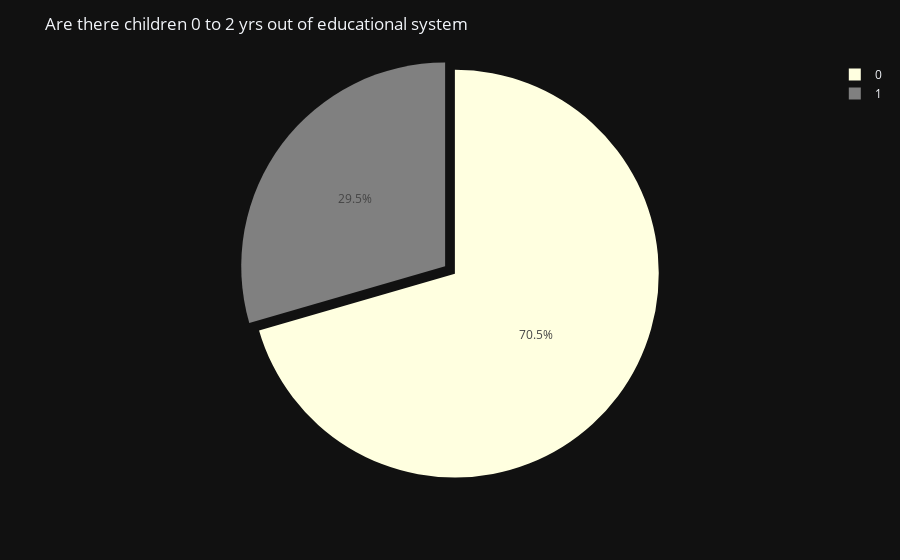
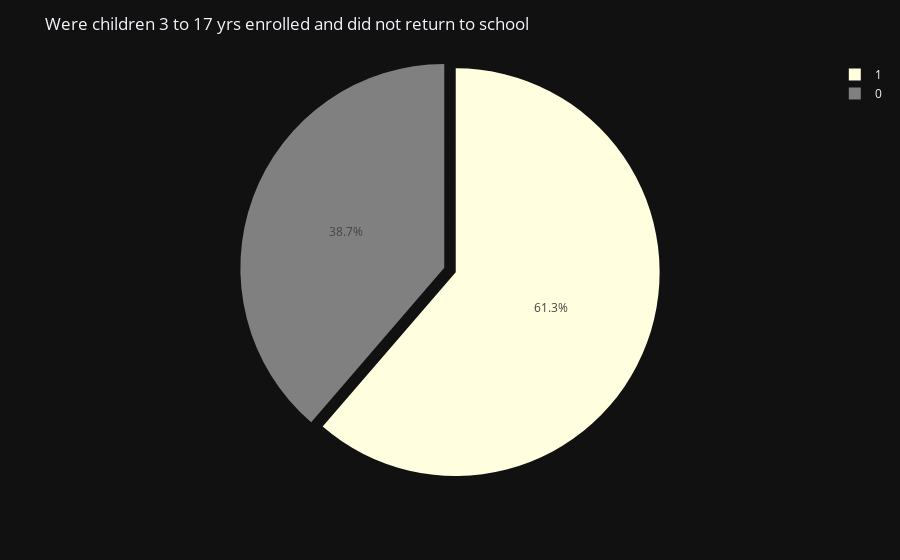
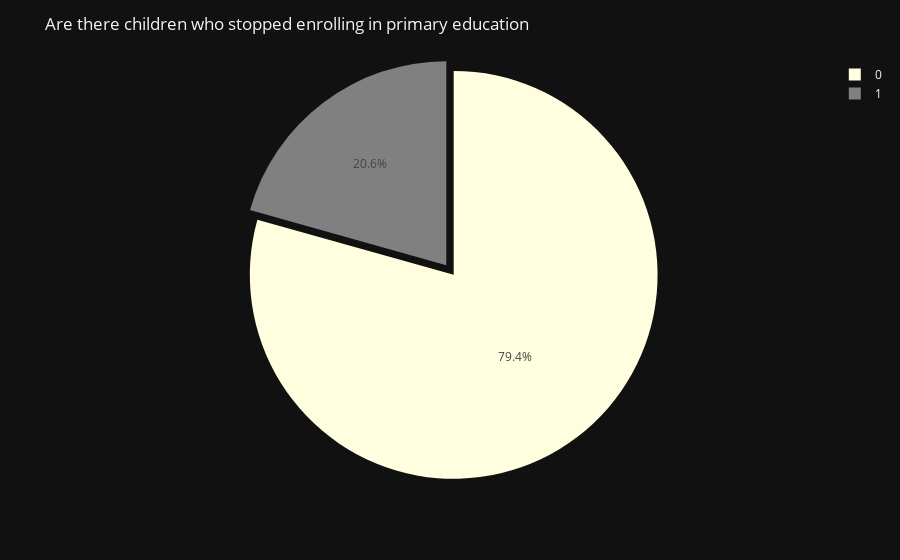

The code cell stored with these charts, in order, in its notebook:
### Code cell
for i in num_cols:
    values = df[i].value_counts()
    labels = df[i].value_counts().index
    
    title_str = str.capitalize(i.replace('_', ' '))                       
    
    fig = px.pie(df, names=labels, values=values, color_discrete_sequence=['lightyellow', 'gray', 'lightpink', 'lightgreen'])
    fig.update_layout(title=f'{title_str}', template='plotly_dark', hoverlabel=dict(
        font_size=20
    ))
    fig.update_traces(hovertemplate='%{label} : %{value}', pull=0.03)
    fig.show()

### Figure 1 — Plotly figure (JSON) as saved in the notebook; plotly's stock layout.template omitted (floating-point values rounded to 4 significant figures)
{"data": [{"domain": {"x": [0, 1], "y": [0, 1]}, "hovertemplate": "%{label} : %{value}", "labels": [0, 1], "legendgroup": "", "name": "", "pull": 0.03, "showlegend": true, "type": "pie", "values": [3128, 1308]}], "layout": {"hoverlabel": {"font": {"size": 20}}, "legend": {"tracegroupgap": 0}, "margin": {"t": 60}, "piecolorway": ["lightyellow", "gray", "lightpink", "lightgreen"], "title": {"text": "Are there children 0 to 2 yrs out of educational system"}}}

### Figure 2 — Plotly figure (JSON) as saved in the notebook; plotly's stock layout.template omitted (floating-point values rounded to 4 significant figures)
{"data": [{"domain": {"x": [0, 1], "y": [0, 1]}, "hovertemplate": "%{label} : %{value}", "labels": [1, 0], "legendgroup": "", "name": "", "pull": 0.03, "showlegend": true, "type": "pie", "values": [2720, 1716]}], "layout": {"hoverlabel": {"font": {"size": 20}}, "legend": {"tracegroupgap": 0}, "margin": {"t": 60}, "piecolorway": ["lightyellow", "gray", "lightpink", "lightgreen"], "title": {"text": "Were children 3 to 17 yrs enrolled and did not return to school"}}}

### Figure 3 — Plotly figure (JSON) as saved in the notebook; plotly's stock layout.template omitted (floating-point values rounded to 4 significant figures)
{"data": [{"domain": {"x": [0, 1], "y": [0, 1]}, "hovertemplate": "%{label} : %{value}", "labels": [0, 1], "legendgroup": "", "name": "", "pull": 0.03, "showlegend": true, "type": "pie", "values": [3520, 916]}], "layout": {"hoverlabel": {"font": {"size": 20}}, "legend": {"tracegroupgap": 0}, "margin": {"t": 60}, "piecolorway": ["lightyellow", "gray", "lightpink", "lightgreen"], "title": {"text": "Are there children who stopped enrolling in primary education"}}}
